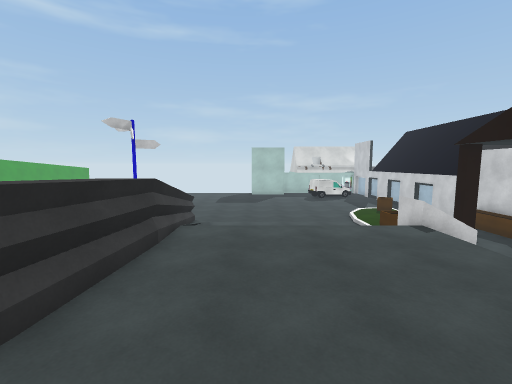
view 1 (above)

21 first-person views from a walk through a Unity game level. The camera is 1.3 m above the floor, tilts 6° down and sees 90° across. Doors are open. The floor is counted in squares, 1 m on a side. Each view is taken from the middle of a square. On the plan, view 1 faces up. The plan holds only what a view shows up to about 13 squares ahead; the rest is blank. The place goes on beyond the plan. The player is left out. Some surface patterns are stand-ins.

view 2
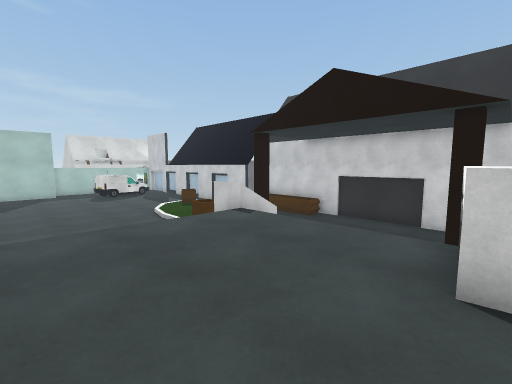

view 3
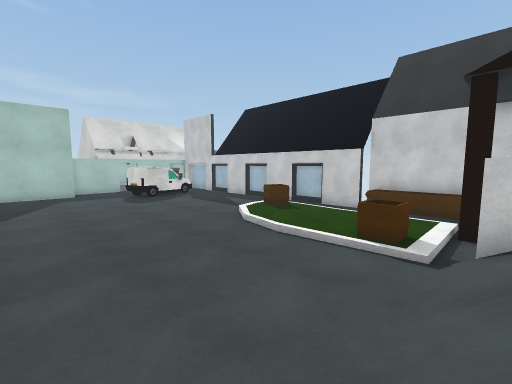

view 4
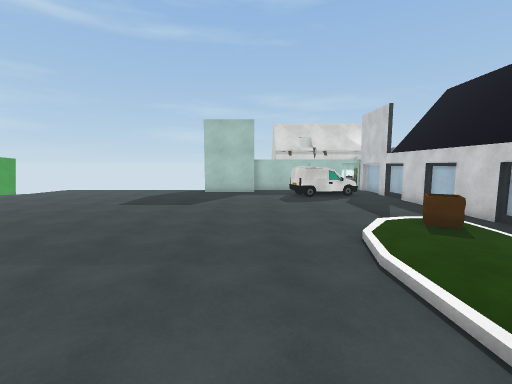

view 5
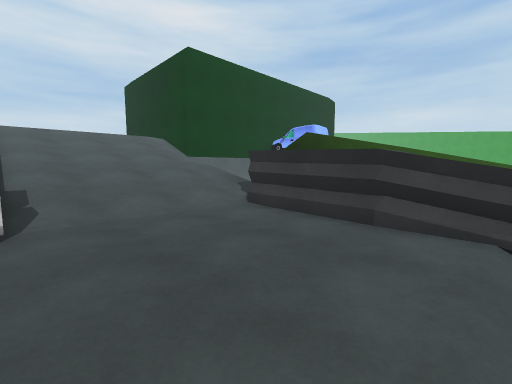

view 6
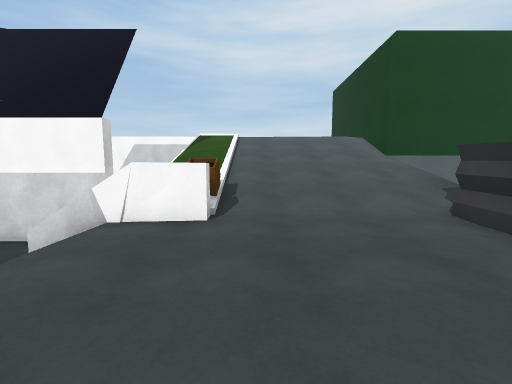

view 7
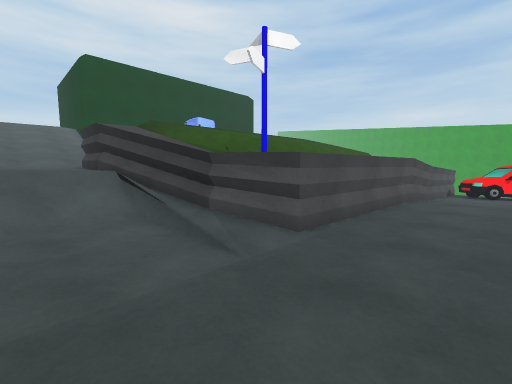

view 8
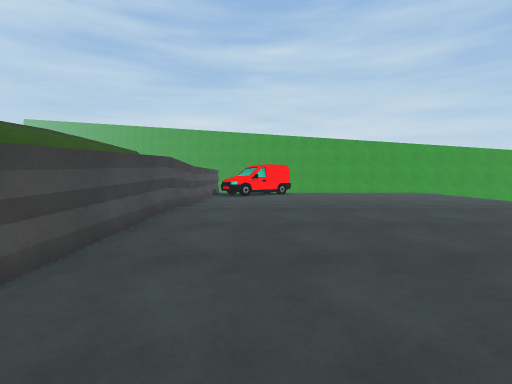

view 9
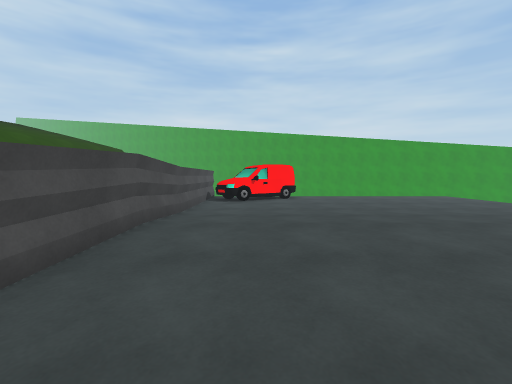

view 10
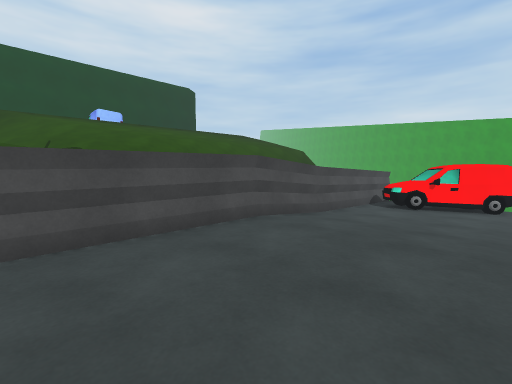

view 11
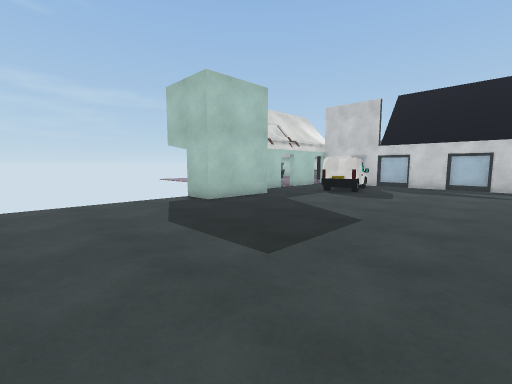

view 12
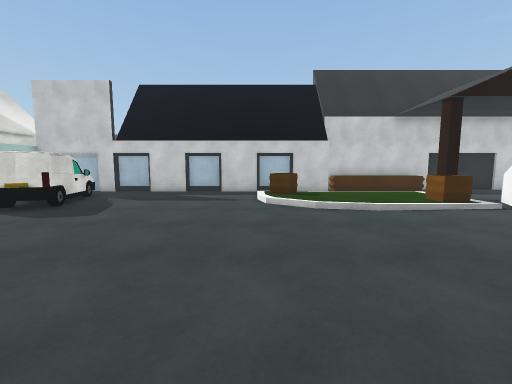

view 13
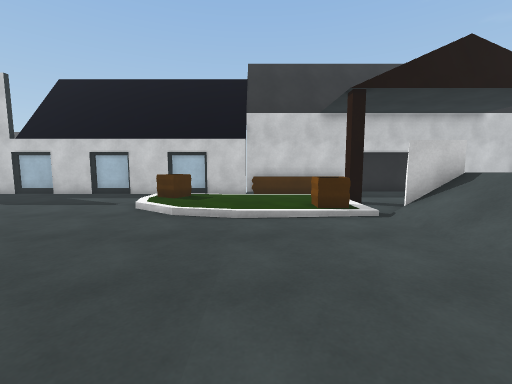

view 14
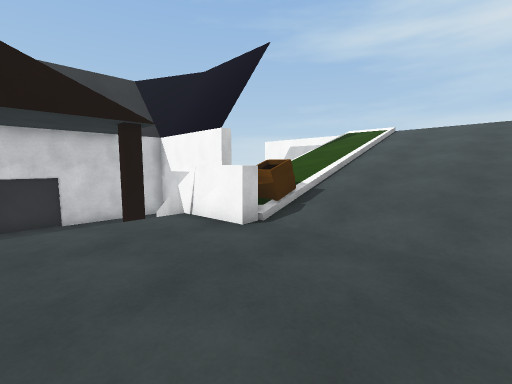

view 15
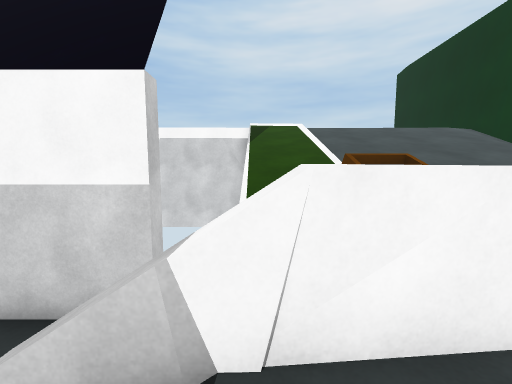

view 16
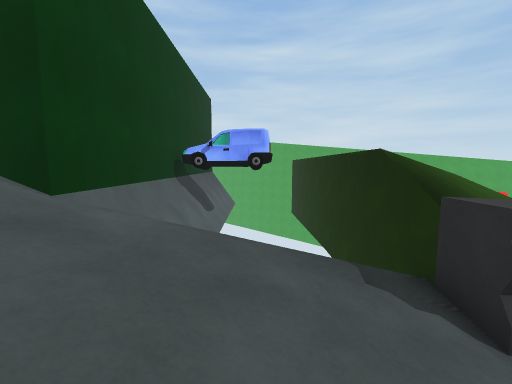

view 17
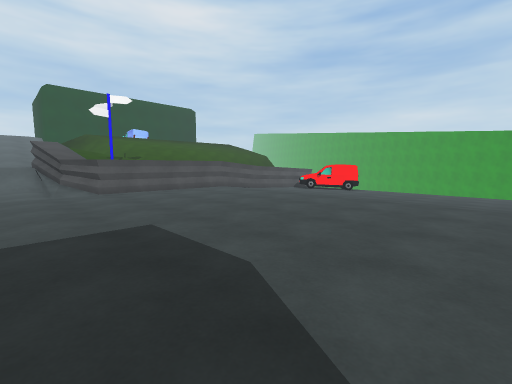

view 18
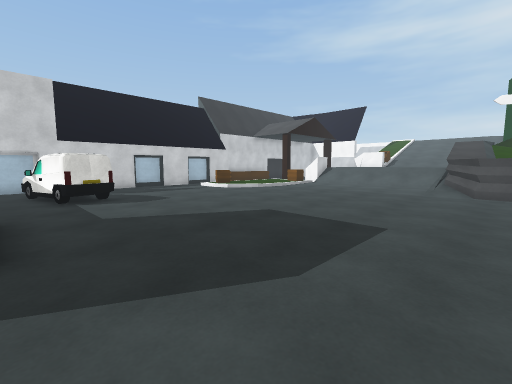

view 19
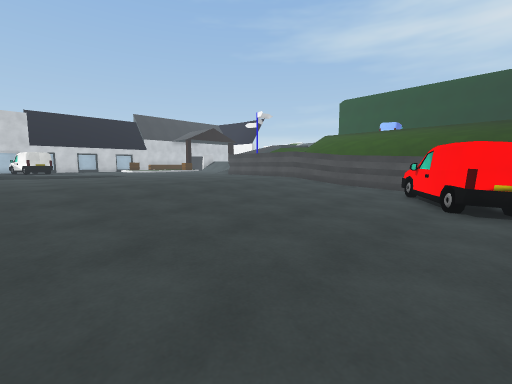

view 20
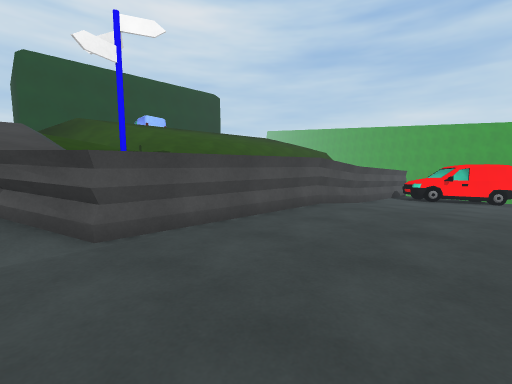

view 21
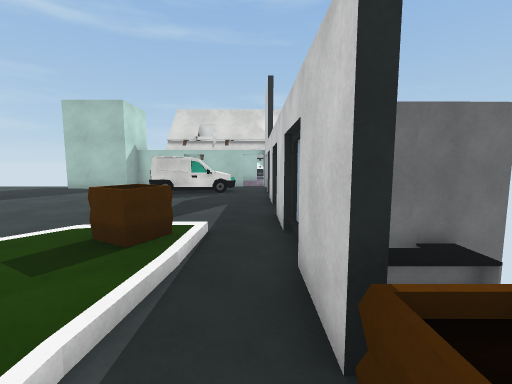

### Floor plan
Key: @ floor where view 1 was taken; # wall or solid block; . main floor; : floor 0.25 m higher than the main floor; - floor 0.25 m lower than the main floor; _ floor 0.5 m lower than the main floor; + floor 1.25 m higher than the main floor; / step, stairs or slope; = window, fence, low wall or low ledge; ^ raised ledge; v drop or lower ground.
Columns run from 20 left of view 1 to 16 right of it. Each row starts with its distance up from view 1.
 26 ____----............####.......#
 25 ____----..................##^^.#
 24 ____----.................###^^.#
 23 ____----.................##....#
 22 ____----.......................#
 21 ____----.......................#
 20 ____----.......................#
 19 ____----.......................#
 18 ##__----.......................######
 17  ##_----...................///.##
 16  ##_----................../:==.#
 15  ^^^----..................:::/.#
 14  _^_----..................:::/.#
 13 ^^^^^^^^^^^^^^^^^/........:::/.^#
 12                 ^^........:::/.^#
 11                 ^^........^::/.^#
 10                 ^^/::::::://#/.^#
  9        ^^^^^  ^^^^/// ///^^....^#
  8             ^ ^^^^///////=^#....#
  7             ^^ ^^^++++++++  ....#
  6            ^^^^ ^^++++++++    ..#
  5           ^^^^^  ^++++++++    ..#
  4               ^^^^++++++++    ..#
  3               ^^^^++++++++//# ..#
  2              ##^^^+++++#^^^^.. .#
  1                 ///////^^   .. .#
  0                 ////@///// ######
 -1                 //////////
 -2          #      //////////
 -3          #vvv   v/////////
 -4          ########/////////
 -5                ##/////////
 -6                 #/////////
 -7                 #//////// ##

Positions as (right, up) in squares from view 1, and headings:
1: (0, 0), facing up
2: (0, 2), facing up-right
3: (0, 9), facing up-right
4: (3, 9), facing up
5: (3, 8), facing down-left
6: (2, 8), facing down
7: (0, 16), facing down-left
8: (-3, 16), facing left
9: (-5, 16), facing left
10: (-6, 18), facing down-left
11: (-6, 18), facing up-right
12: (-2, 17), facing right
13: (-1, 13), facing right
14: (-1, 6), facing down-right
15: (5, 4), facing down
16: (0, -1), facing left
17: (-1, 26), facing down-left
18: (-5, 26), facing down-right
19: (-20, 26), facing down-right
20: (-3, 18), facing down-left
21: (10, 12), facing up
